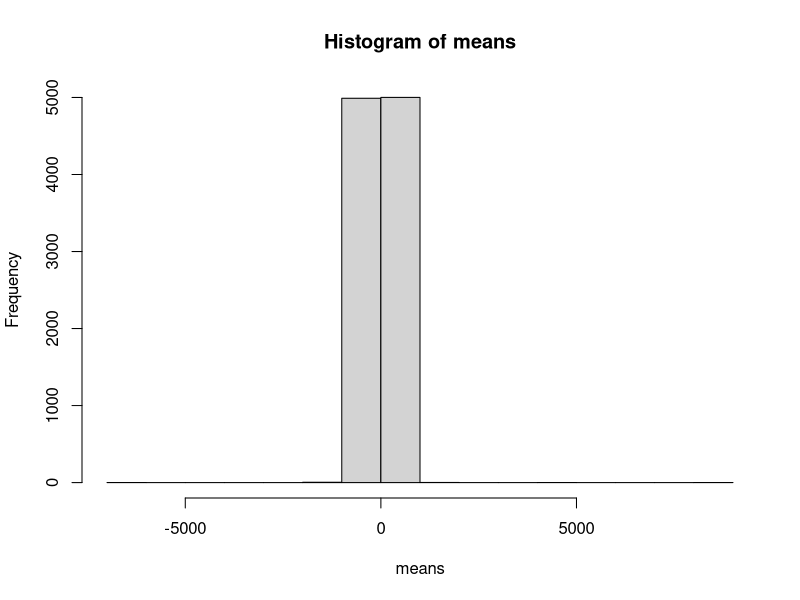

The R script that drew this image:

n = 100
nExp = 10000
means = replicate(n = nExp, expr = {mean(rcauchy(n))}, simplify = TRUE)
summary(means)
hist(means)
